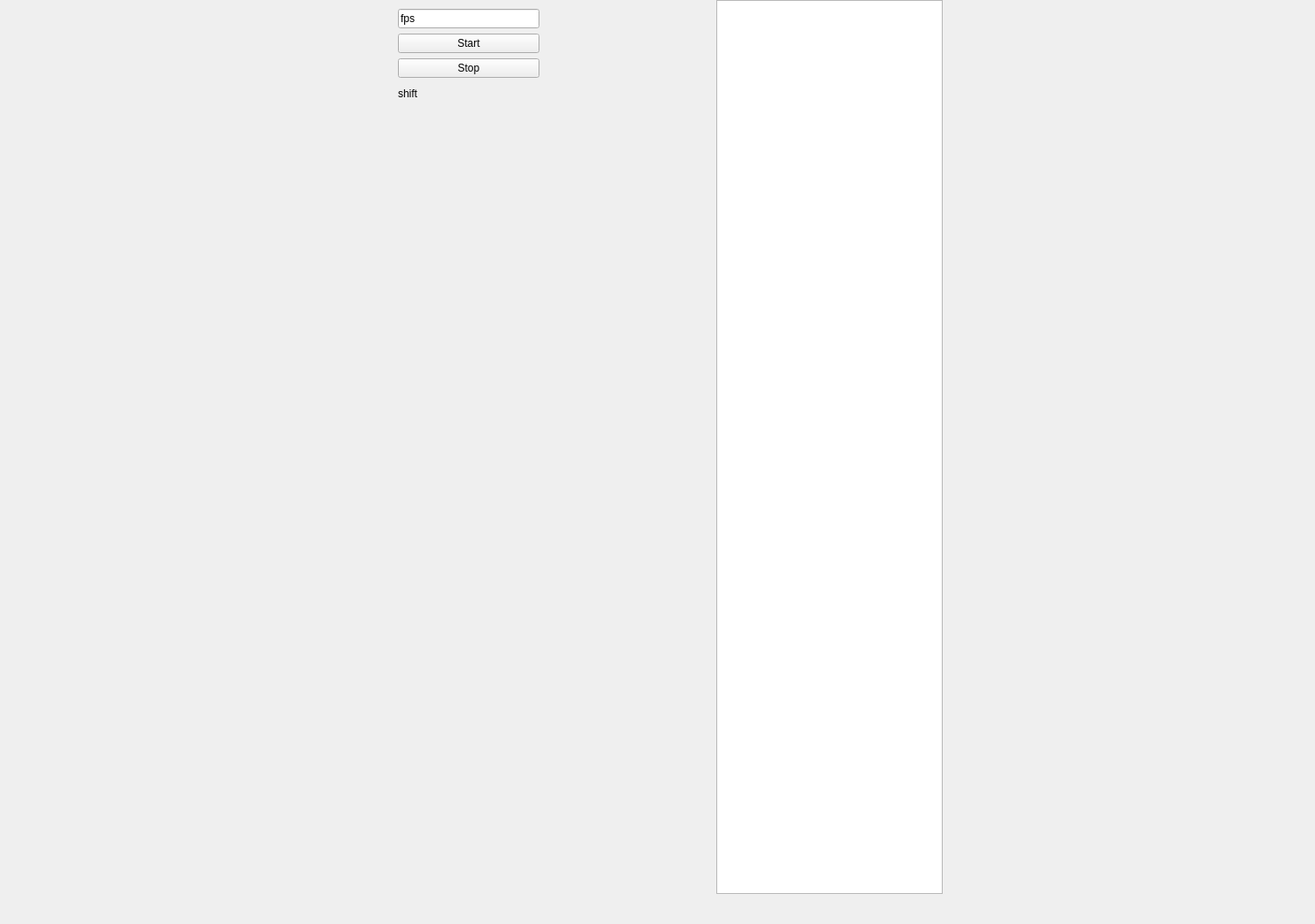
<?xml version="1.0" encoding="UTF-8"?>
<ui version="4.0">
 <class>NewPlayer</class>
 <widget class="QWidget" name="NewPlayer">
  <property name="geometry">
   <rect>
    <x>0</x>
    <y>0</y>
    <width>1487</width>
    <height>1045</height>
   </rect>
  </property>
  <property name="windowTitle">
   <string>NewPlayer</string>
  </property>
  <widget class="QWidget" name="verticalLayoutWidget">
   <property name="geometry">
    <rect>
     <x>450</x>
     <y>10</y>
     <width>160</width>
     <height>108</height>
    </rect>
   </property>
   <layout class="QVBoxLayout" name="verticalLayout">
    <item>
     <widget class="QLineEdit" name="lineEdit">
      <property name="text">
       <string>fps</string>
      </property>
     </widget>
    </item>
    <item>
     <widget class="QPushButton" name="pushButton">
      <property name="text">
       <string>Start</string>
      </property>
     </widget>
    </item>
    <item>
     <widget class="QPushButton" name="pushButton_2">
      <property name="text">
       <string>Stop</string>
      </property>
     </widget>
    </item>
    <item>
     <widget class="QLabel" name="label">
      <property name="text">
       <string>shift</string>
      </property>
     </widget>
    </item>
   </layout>
  </widget>
  <widget class="QWidget" name="gridLayoutWidget">
   <property name="geometry">
    <rect>
     <x>50</x>
     <y>240</y>
     <width>721</width>
     <height>771</height>
    </rect>
   </property>
   <layout class="QGridLayout" name="gridLayout"/>
  </widget>
  <widget class="QTextBrowser" name="textBrowser">
   <property name="geometry">
    <rect>
     <x>810</x>
     <y>0</y>
     <width>256</width>
     <height>1011</height>
    </rect>
   </property>
  </widget>
  <widget class="QWidget" name="horizontalLayoutWidget">
   <property name="geometry">
    <rect>
     <x>39</x>
     <y>9</y>
     <width>401</width>
     <height>221</height>
    </rect>
   </property>
   <layout class="QHBoxLayout" name="horizontalLayout"/>
  </widget>
  <widget class="QWidget" name="horizontalLayoutWidget_2">
   <property name="geometry">
    <rect>
     <x>1100</x>
     <y>50</y>
     <width>331</width>
     <height>191</height>
    </rect>
   </property>
   <layout class="QHBoxLayout" name="horizontalLayout_2"/>
  </widget>
 </widget>
 <resources/>
 <connections/>
</ui>
